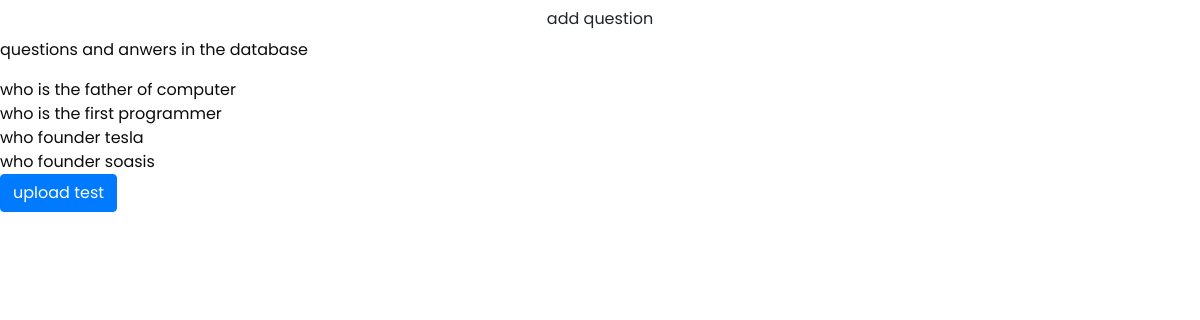
/question, run on an earlier commit of the app's database.
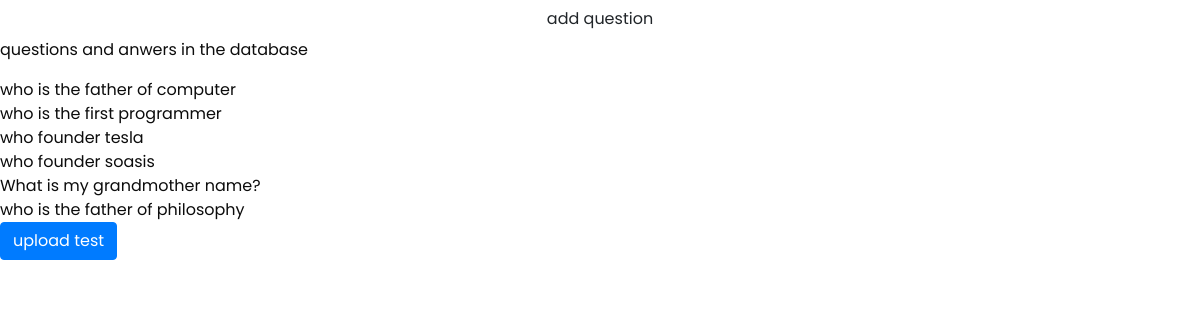
And on a later commit of the database.
### testapp/models.py (models this page shows, shortened)
class Questions(models.Model):
    question = models.CharField(max_length=555)
    answer_options = models.ForeignKey(AnswerOptions, on_delete=models.CASCADE, null=True, blank=True)
    correct_answer = models.CharField(blank=True, max_length=255, null=True)
    created_by = models.ForeignKey(Account, on_delete=models.CASCADE)
    created = models.DateTimeField(auto_now_add=True)

### testapp/views.py (the view)
# urls.py: path('question',questions,name="question"),
def questions(request):
    question = Questions.objects.all()
    context = {"questions": question}
    return render(request, 'testapp/questions.html', context)

### testapp/templates/testapp/questions.html (shortened to what this page needs)
{% extends 'base.html' %}
{% load static %}
{% block content %}
<button type="button" class="btn btn-default" data-toggle="modal" data-target="#modal-default">
  add question
</button>
<p> questions and anwers in the database </p>
<form id="atform">
{% for question in questions %}
    <div class="text" class="qest" id="{{question.question.id}}" name="question">{{question.question}}</div>
{% endfor %}
<button class="btn btn-primary" id="addtest" type="submit">upload test</button>
</form>
{% endblock content %}

What changed in the data, as far as the page shows it:
added Questions: question "What is my grandmother name?"
added Questions: question "who is the father of philosophy"
